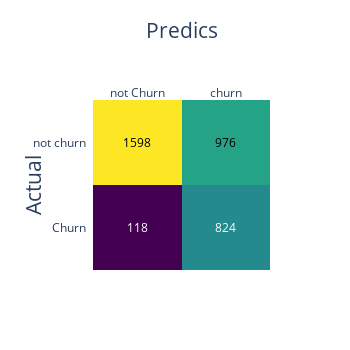
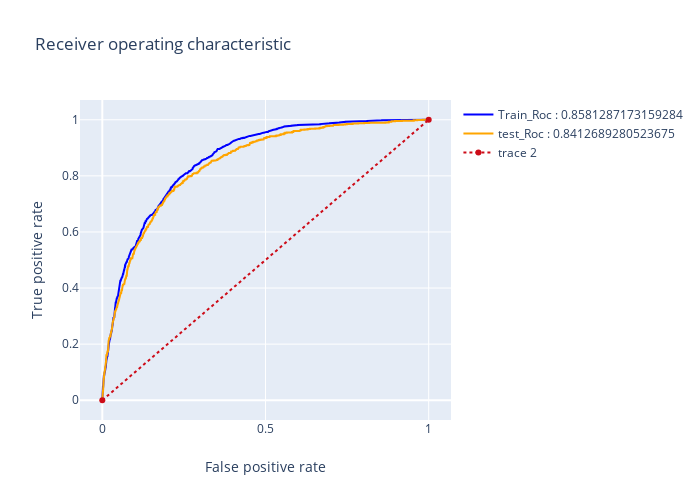
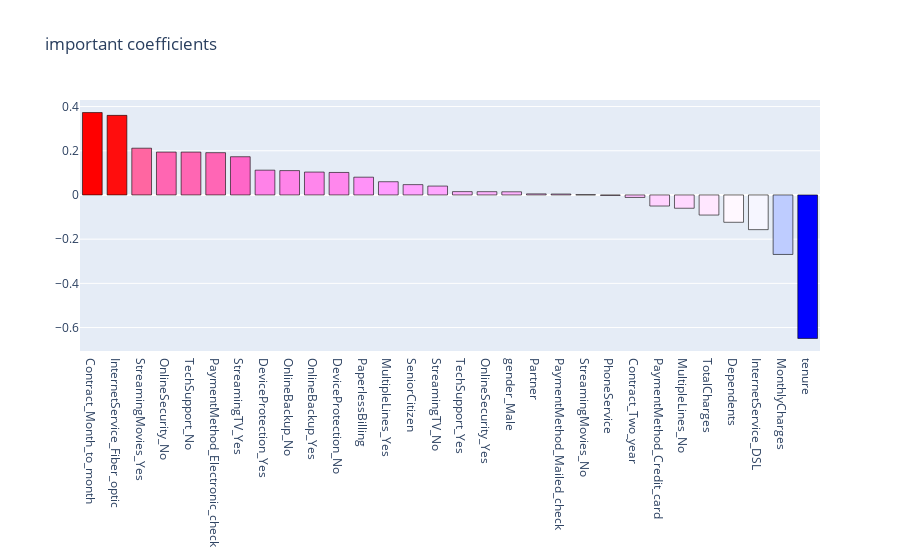

Here is the notebook cell these charts were saved with, in order:
### Code cell
# after Gridsearch with recall for scoring
logreg_1 = LogisticRegression(C=1, fit_intercept= False, max_iter= 200, penalty= 'l2', 
                              random_state= 11, solver= 'liblinear')
# model results
results(logreg_1, X, X_train_smote, y_train_smote, X_test, y_test, 'coefficients', None)

### Figure 1 — Plotly figure (JSON) as saved in the notebook; plotly's stock layout.template omitted (floating-point values rounded to 4 significant figures)
{"data": [{"colorscale": [[0, "#440154"], [0.1111, "#482878"], [0.2222, "#3e4989"], [0.3333, "#31688e"], [0.4444, "#26828e"], [0.5556, "#1f9e89"], [0.6667, "#35b779"], [0.7778, "#6ece58"], [0.8889, "#b5de2b"], [1, "#fde725"]], "reversescale": false, "showscale": false, "type": "heatmap", "x": ["not Churn", "churn"], "y": ["Churn", "not churn"], "z": [[118, 824], [1598, 976]]}], "layout": {"annotations": [{"font": {"color": "#FFFFFF"}, "showarrow": false, "text": "118", "x": "not Churn", "xref": "x", "y": "Churn", "yref": "y"}, {"font": {"color": "#FFFFFF"}, "showarrow": false, "text": "824", "x": "churn", "xref": "x", "y": "Churn", "yref": "y"}, {"font": {"color": "#000000"}, "showarrow": false, "text": "1598", "x": "not Churn", "xref": "x", "y": "not churn", "yref": "y"}, {"font": {"color": "#000000"}, "showarrow": false, "text": "976", "x": "churn", "xref": "x", "y": "not churn", "yref": "y"}], "autosize": false, "height": 350, "width": 350, "xaxis": {"dtick": 1, "gridcolor": "rgb(0, 0, 0)", "side": "top", "tickmode": "array", "ticks": "", "title": {"font": {"size": 21}, "text": "Predics"}}, "yaxis": {"dtick": 1, "tickmode": "array", "ticks": "", "ticksuffix": "  ", "title": {"font": {"size": 21}, "text": "Actual"}}}}

### Figure 2 — Plotly figure (JSON) as saved in the notebook; plotly's stock layout.template omitted (floating-point values rounded to 4 significant figures; data arrays with more than 128 entries replaced by an {"elided": "..."} marker saying what was removed)
{"data": [{"line": {"color": "blue", "width": 2}, "name": "Train_Roc : 0.8581287173159284", "type": "scatter", "x": {"elided": "1560 float values"}, "y": {"elided": "1560 float values"}}, {"line": {"color": "orange", "width": 2}, "name": "test_Roc : 0.8412689280523675", "type": "scatter", "x": {"elided": "978 float values"}, "y": {"elided": "978 float values"}}, {"line": {"color": "rgb(205, 12, 24)", "dash": "dot", "width": 2}, "type": "scatter", "x": [0, 1], "y": [0, 1]}], "layout": {"autosize": false, "height": 500, "title": {"text": "Receiver operating characteristic"}, "width": 700, "xaxis": {"title": {"text": "False positive rate"}}, "yaxis": {"title": {"text": "True positive rate"}}}}

### Figure 3 — Plotly figure (JSON) as saved in the notebook; plotly's stock layout.template omitted (floating-point values rounded to 4 significant figures)
{"data": [{"marker": {"color": [0.3728, 0.3601, 0.2115, 0.1941, 0.1939, 0.1913, 0.1729, 0.1121, 0.1102, 0.1035, 0.1019, 0.0804, 0.05983, 0.04669, 0.04017, 0.015, 0.01479, 0.01433, 0.004938, 0.004226, 0.001141, -0.002048, -0.01129, -0.05013, -0.06017, -0.09092, -0.1237, -0.157, -0.2692, -0.6493], "colorscale": [[0, "rgb(0,0,255)"], [0.1, "rgb(51,153,255)"], [0.2, "rgb(102,204,255)"], [0.3, "rgb(153,204,255)"], [0.4, "rgb(204,204,255)"], [0.5, "rgb(255,255,255)"], [0.6, "rgb(255,204,255)"], [0.7, "rgb(255,153,255)"], [0.8, "rgb(255,102,204)"], [0.9, "rgb(255,102,102)"], [1, "rgb(255,0,0)"]], "line": {"color": "black", "width": 0.6}}, "name": "coefficients", "type": "bar", "x": ["Contract_Month_to_month", "InternetService_Fiber_optic", "StreamingMovies_Yes", "OnlineSecurity_No", "TechSupport_No", "PaymentMethod_Electronic_check", "StreamingTV_Yes", "DeviceProtection_Yes", "OnlineBackup_No", "OnlineBackup_Yes", "DeviceProtection_No", "PaperlessBilling", "MultipleLines_Yes", "SeniorCitizen", "StreamingTV_No", "TechSupport_Yes", "OnlineSecurity_Yes", "gender_Male", "Partner", "PaymentMethod_Mailed_check", "StreamingMovies_No", "PhoneService", "Contract_Two_year", "PaymentMethod_Credit_card", "MultipleLines_No", "TotalCharges", "Dependents", "InternetService_DSL", "MonthlyCharges", "tenure"], "y": [0.3728, 0.3601, 0.2115, 0.1941, 0.1939, 0.1913, 0.1729, 0.1121, 0.1102, 0.1035, 0.1019, 0.0804, 0.05983, 0.04669, 0.04017, 0.015, 0.01479, 0.01433, 0.004938, 0.004226, 0.001141, -0.002048, -0.01129, -0.05013, -0.06017, -0.09092, -0.1237, -0.157, -0.2692, -0.6493]}], "layout": {"title": {"text": "important coefficients"}}}
